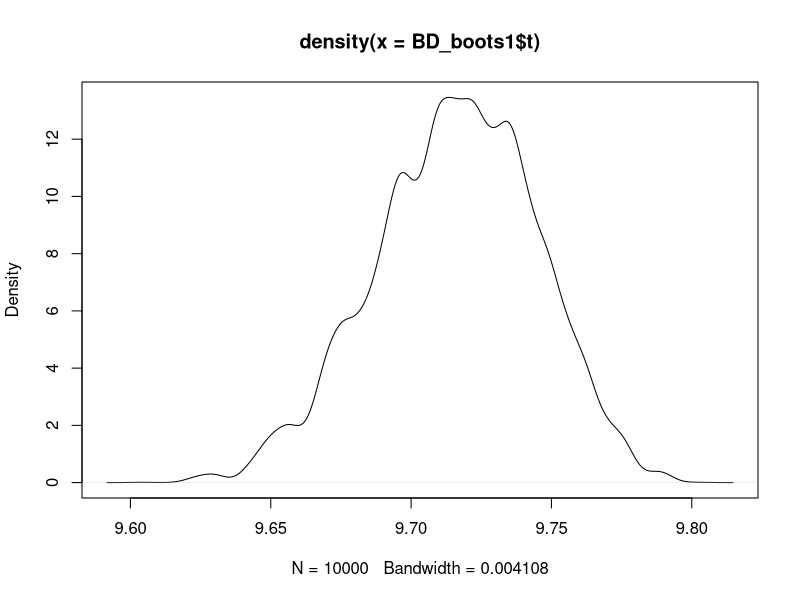
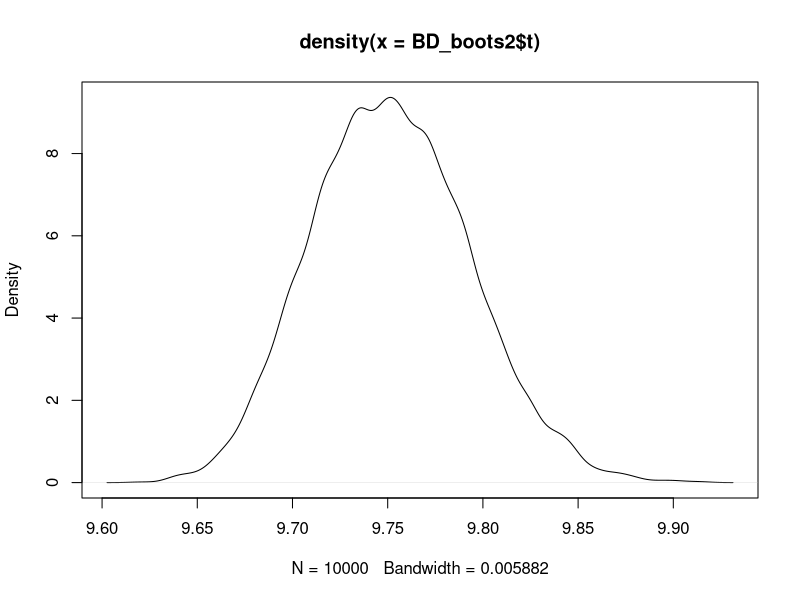
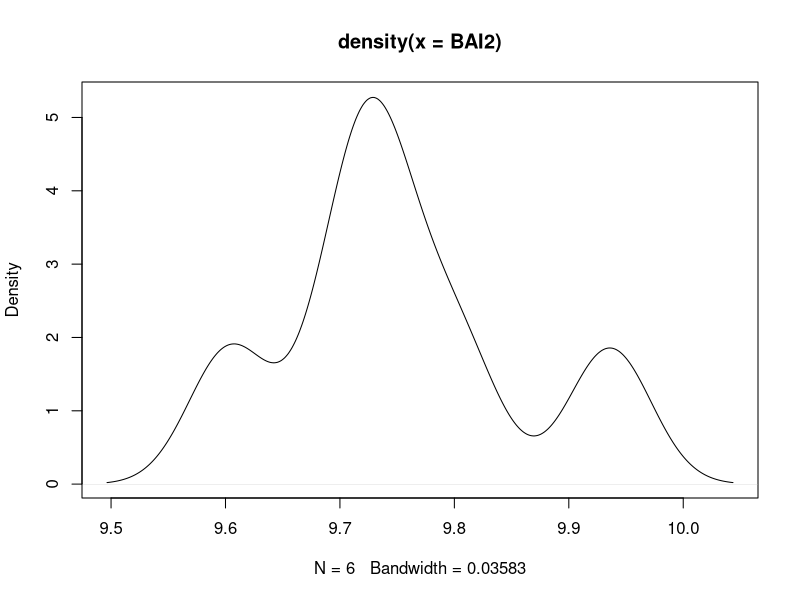
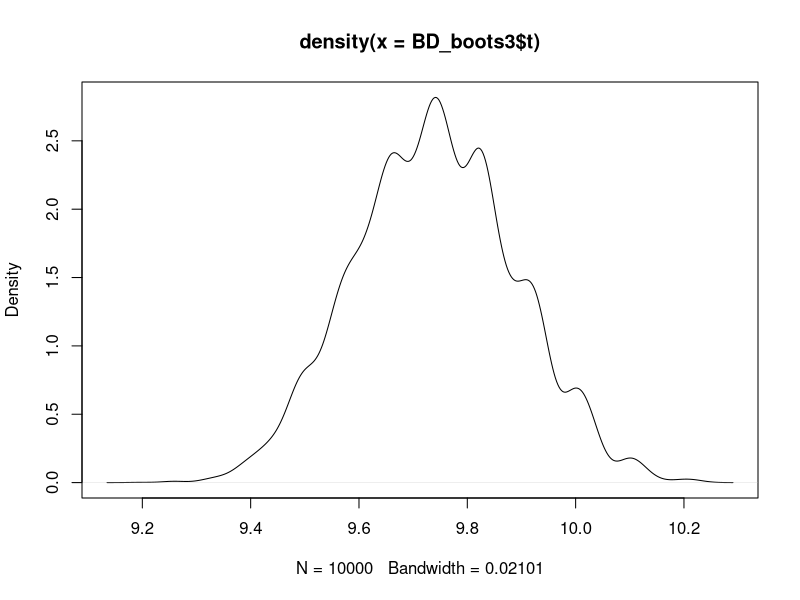
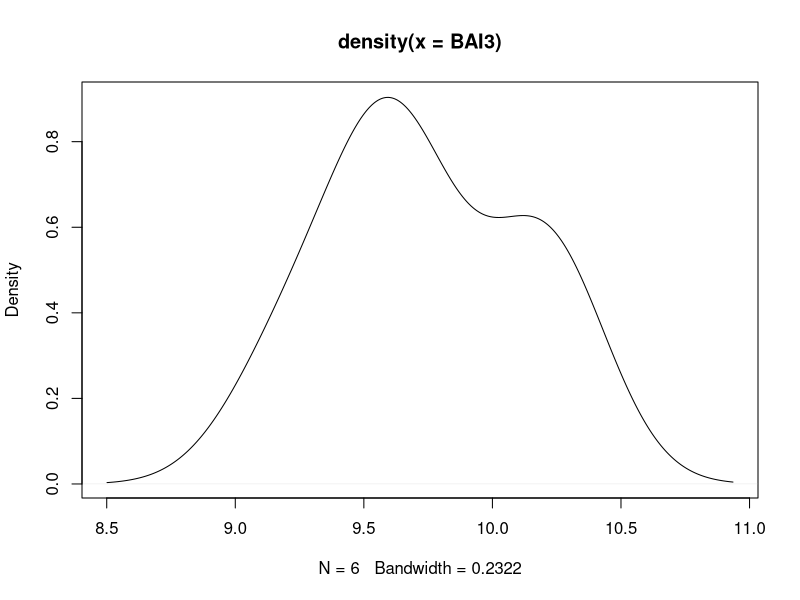

Reproduce these figures in R, in order.



# UAV19_253_1
require(boot)
BAI1 = c(9.60399449,
9.701547531,
9.802350427,
9.736363636,
9.733382031)

n = 10000
boot_mean <- function(original_vector, resample_vector) {
  mean(original_vector[resample_vector])
}
BD_boots1 = boot(BAI1, boot_mean, n)
plot(density(BD_boots1$t))

#UAV19_254_2
BAI2 = c(BAI1,
9.935944363)
median(BAI2)

n = 10000
BD_boots2 = boot(BAI2, boot_mean, n)
plot(density(BD_boots2$t))
plot(density(BAI2))
boot.ci(BD_boots2,type="bca")
median(BAI2)


# UAV19_251_1
BAI3 = c(9.573845153,
9.197869593,
10.2388852,
10.17027864,
9.716061828,
9.558020478)

n = 10000

BD_boots3 = boot(BAI3, boot_mean, n)
plot(density(BD_boots3$t))
plot(density(BAI3))
median(BAI3)
boot.ci(BD_boots3,type="bca")

